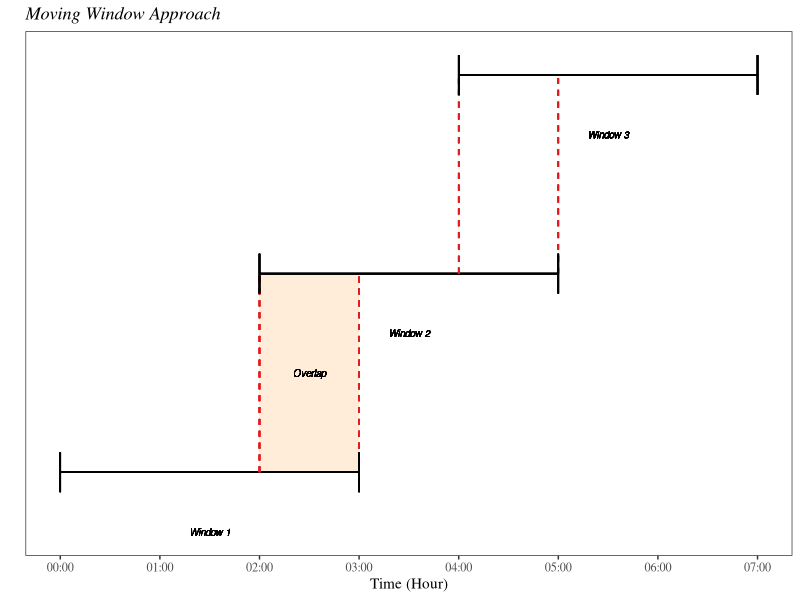

Generate this figure with R:
library(tidyverse)
library(lubridate)
library(RColorBrewer)
library(ggforce) # add bracket under the window line

mw_scketch <- data.frame("Time" = c("00:00", "01:00", "02:00", "03:00", "04:00", "05:00", "06:00", "07:00"))

#mw_scketch$Time <- hms(paste0(mw_scketch$Time, ":00"))

mw_scketch$Time <- as.POSIXct(mw_scketch$Time, format = "%H:%M:%S")

mw_scketch %>%
  ggplot(aes(x = Time)) +
  
  # add color for overlapped areas
  geom_rect(aes(xmin = as.POSIXct("02:00:00", format="%H:%M:%S"), xmax = as.POSIXct("03:00:00", format="%H:%M:%S"), ymin = 1, ymax = 2),
            fill = "#FFEDDA") + 
  #geom_rect(aes(xmin = as.POSIXct("02:00:00", format="%H:%M:%S"), xmax = as.POSIXct("03:00:00", format="%H:%M:%S"), ymin = 2, ymax = 3),
  #          fill = "#FFEDDA") +
  #geom_rect(aes(xmin = as.POSIXct("03:00:00", format="%H:%M:%S"), xmax = as.POSIXct("04:00:00", format="%H:%M:%S"), ymin = 3, ymax = 4),
  #          fill = "#FFEDDA") +
  
  # add texts of Overlap (1 Hour)
  geom_text(aes(x = as.POSIXct("02:30:00", format="%H:%M:%S"), y = 1.5, label = "Overlap"), 
            color = "black", size = 2.5, fontface = "italic") +
  #geom_text(aes(x = as.POSIXct("02:30:00", format="%H:%M:%S"), y = 2.5, label = "Overlap (1 Hour)"), 
  #          color = "black", size = 2.5, fontface = "italic") +
  #geom_text(aes(x = as.POSIXct("03:30:00", format="%H:%M:%S"), y = 3.5, label = "Overlap (1 Hour)"), 
  #          color = "black", size = 2.5, fontface = "italic") +
  
  # add windows' horizontal lines
  geom_segment(aes(x = as.POSIXct("00:00:00", format="%H:%M:%S"), y = 1, xend = as.POSIXct("03:00:00", format="%H:%M:%S"), yend = 1)) +
  geom_segment(aes(x = as.POSIXct("02:00:00", format="%H:%M:%S"), y = 2, xend = as.POSIXct("05:00:00", format="%H:%M:%S"), yend = 2)) +
  geom_segment(aes(x = as.POSIXct("04:00:00", format="%H:%M:%S"), y = 3, xend = as.POSIXct("07:00:00", format="%H:%M:%S"), yend = 3)) +
  #geom_segment(aes(x = as.POSIXct("03:00:00", format="%H:%M:%S"), y = 4, xend = as.POSIXct("05:00:00", format="%H:%M:%S"), yend = 4)) +
  
  # add vertical overlaped lines
  geom_segment(aes(x = as.POSIXct("02:00:00", format="%H:%M:%S"), y = 1, xend = as.POSIXct("02:00:00", format="%H:%M:%S"), yend = 2), 
               linetype = "dashed", color = brewer.pal(n = 7, name = "Set1")[1]) +
  geom_segment(aes(x = as.POSIXct("03:00:00", format="%H:%M:%S"), y = 1, xend = as.POSIXct("03:00:00", format="%H:%M:%S"), yend = 2), 
               linetype = "dashed", color = brewer.pal(n = 7, name = "Set1")[1]) +
  geom_segment(aes(x = as.POSIXct("04:00:00", format="%H:%M:%S"), y = 2, xend = as.POSIXct("04:00:00", format="%H:%M:%S"), yend = 3), 
               linetype = "dashed", color = brewer.pal(n = 7, name = "Set1")[1]) +
  geom_segment(aes(x = as.POSIXct("05:00:00", format="%H:%M:%S"), y = 2, xend = as.POSIXct("05:00:00", format="%H:%M:%S"), yend = 3), 
               linetype = "dashed", color = brewer.pal(n = 7, name = "Set1")[1]) +
  #geom_segment(aes(x = as.POSIXct("03:00:00", format="%H:%M:%S"), y = 3, xend = as.POSIXct("03:00:00", format="%H:%M:%S"), yend = 4), 
  #             linetype = "dashed", color = brewer.pal(n = 7, name = "Set1")[1]) +
  #geom_segment(aes(x = as.POSIXct("04:00:00", format="%H:%M:%S"), y = 3, xend = as.POSIXct("04:00:00", format="%H:%M:%S"), yend = 4), 
  #             linetype = "dashed", color = brewer.pal(n = 7, name = "Set1")[1]) +
  scale_x_datetime(date_breaks = "1 hour", date_labels = "%H:%M") +
  
  # add little cap of each window
  geom_segment(aes(x = as.POSIXct("00:00:00", format="%H:%M:%S"), y = 0.9, xend = as.POSIXct("00:00:00", format="%H:%M:%S"), yend = 1.1), 
               linetype = "solid", color = "black") +
  geom_segment(aes(x = as.POSIXct("03:00:00", format="%H:%M:%S"), y = 0.9, xend = as.POSIXct("03:00:00", format="%H:%M:%S"), yend = 1.1), 
               linetype = "solid", color = "black") +
  geom_segment(aes(x = as.POSIXct("02:00:00", format="%H:%M:%S"), y = 1.9, xend = as.POSIXct("02:00:00", format="%H:%M:%S"), yend = 2.1), 
               linetype = "solid", color = "black") +
  geom_segment(aes(x = as.POSIXct("05:00:00", format="%H:%M:%S"), y = 1.9, xend = as.POSIXct("05:00:00", format="%H:%M:%S"), yend = 2.1), 
               linetype = "solid", color = "black") +
  geom_segment(aes(x = as.POSIXct("04:00:00", format="%H:%M:%S"), y = 2.9, xend = as.POSIXct("04:00:00", format="%H:%M:%S"), yend = 3.1), 
               linetype = "solid", color = "black") +
  geom_segment(aes(x = as.POSIXct("07:00:00", format="%H:%M:%S"), y = 2.9, xend = as.POSIXct("07:00:00", format="%H:%M:%S"), yend = 3.1), 
               linetype = "solid", color = "black") +
  #geom_segment(aes(x = as.POSIXct("03:00:00", format="%H:%M:%S"), y = 3.9, xend = as.POSIXct("03:00:00", format="%H:%M:%S"), yend = 4.1), 
  #             linetype = "solid", color = "black") +
  #geom_segment(aes(x = as.POSIXct("05:00:00", format="%H:%M:%S"), y = 3.9, xend = as.POSIXct("05:00:00", format="%H:%M:%S"), yend = 4.1), 
  #             linetype = "solid", color = "black") +
  
  # add texts under windows
  geom_text(aes(x = as.POSIXct("01:30:00", format="%H:%M:%S"), y = 0.7, label = "Window 1"), 
            color = "black", size = 2.5, fontface = "italic") +
  geom_text(aes(x = as.POSIXct("03:30:00", format="%H:%M:%S"), y = 1.7, label = "Window 2"), 
            color = "black", size = 2.5, fontface = "italic") +
  geom_text(aes(x = as.POSIXct("05:30:00", format="%H:%M:%S"), y = 2.7, label = "Window 3"), 
            color = "black", size = 2.5, fontface = "italic") +
  #geom_text(aes(x = as.POSIXct("04:00:00", format="%H:%M:%S"), y = 3.6, label = "Window 4"), 
  #          color = "black", size = 2.5, fontface = "italic") +
  
  # add bracket
  # add bracket between text and line for Window 1
  #geom_curve(aes(x = as.POSIXct("00:00:00", format="%H:%M:%S"), y = 1, xend = as.POSIXct("02:00:00", format="%H:%M:%S"), yend = 1),
  #           curvature = 0.08, color = "black") +
  
  
  
  # add the labs 
  labs(title = "Moving Window Approach",
     x = "Time (Hour)",
     y = "") +
  # remove the marked scale on y axis
  scale_y_continuous(breaks=NULL) +
  theme_bw() +
  theme(plot.title = element_text(face = "italic", family = "serif"),
        axis.text = element_text(family = "serif"),
        axis.title = element_text(family = "serif"),
        legend.position = "right",
        legend.text = element_text(family = "serif"),
        legend.title = element_text(face = "italic", family = "serif"),
        panel.grid.major = element_blank(),
        panel.grid.minor = element_blank(),
        panel.background = element_blank(),
        # remove the values on y axis
        axis.text.y = element_blank())
